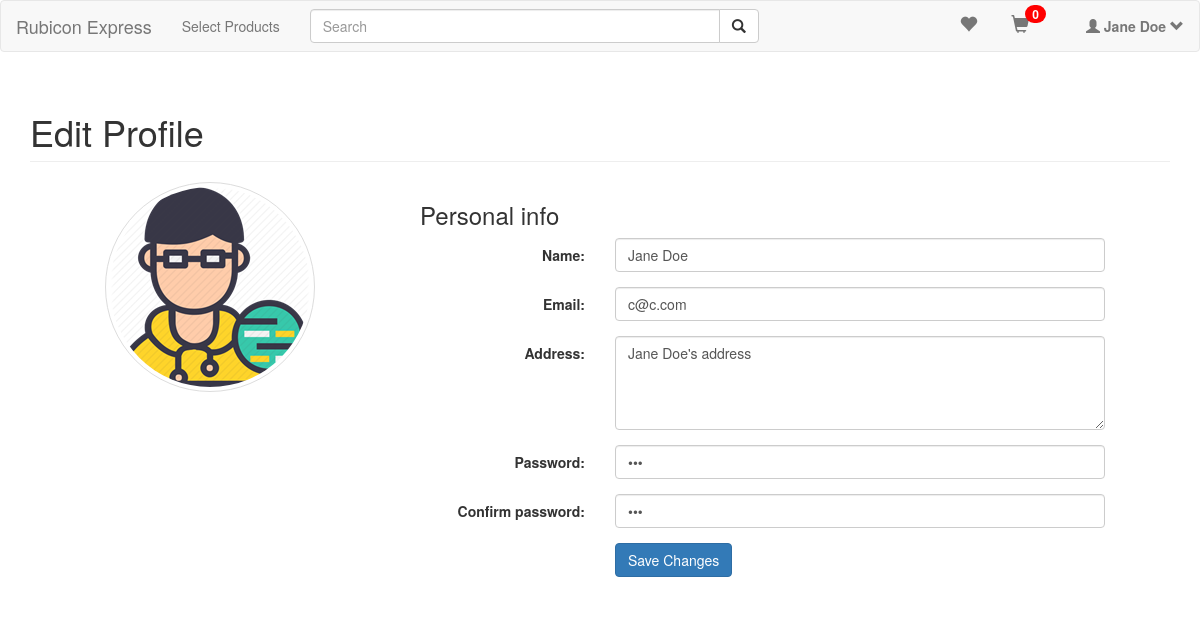
The page /profile.php (signed in) on the database its author committed.
### tables this page shows
CREATE TABLE `customer` (
  `cu_id` int(11) NOT NULL,
  `email` varchar(50) DEFAULT NULL,
  `password` varchar(50) NOT NULL,
  `name` varchar(50) NOT NULL,
  `address` text NOT NULL
);

### profile.php (the view, shortened to what this page needs)
<!doctype html>
<html>
<head>
    <?php require_once('menu.php');
    $cu_id = $_SESSION["cu_id"];
    $query = "SELECT * FROM customer where cu_id = $cu_id";
    $result = mysqli_query($connect, $query);
    $row = mysqli_fetch_array($result); ?>
</head>
<body>
<div class="container">
    <h1 class="page-header">Edit Profile</h1>
    <div class="row">
        <div class="col-md-4 col-sm-6 col-xs-12">
            <div class="text-center">
                <img src="images/programmer.png" class="avatar img-circle img-thumbnail" alt="avatar">
            </div>
        </div>
        <div class="col-md-8 col-sm-6 col-xs-12 personal-info">
            <h3>Personal info</h3>
            <form id="profileForm" method="post" class="form-horizontal">
                <div class="form-group">
                    <label class="col-lg-3 control-label">Name:</label>
                    <div class="col-lg-8">
                        <input name="name" class="form-control" value="<?= $row['name'] ?>" required>
                    </div>
                </div>
                <div class="form-group">
                    <label class="col-lg-3 control-label">Email:</label>
                    <div class="col-lg-8">
                        <input name="email" class="form-control" value="<?= $row['email'] ?>" type="email" required>
                    </div>
                </div>
                <div class="form-group">
                    <label class="col-lg-3 control-label">Address:</label>
                    <div class="col-lg-8"><textarea name="address" class="form-control"
                                                    rows="4"><?= $row['address'] ?></textarea></div>
                </div>
                <div class="form-group">
                    <label class="col-md-3 control-label">Password:</label>
                    <div class="col-md-8">
                        <input name="password" class="form-control" value="<?= $row['password'] ?>" type="password"
                               required>
                    </div>
                </div>
                <div class="form-group">
                    <label class="col-md-3 control-label">Confirm password:</label>
                    <div class="col-md-8">
                        <input class="form-control" value="<?= $row['password'] ?>" type="password" required>
                    </div>
                </div>
                <div class="form-group">
                    <label class="col-md-3 control-label"></label>
                    <div class="col-md-8">
                        <input name="save" class="btn btn-primary" value="Save Changes" type="submit">
                    </div>
                </div>
            </form>
        </div>
    </div>
</div>
</body>
</html>

### rows shown on the page
customer: name "Jane Doe", email "c@c.com", address "Jane Doe's address"

### other values the page prints
$items_count "0"
$_SESSION['name'] "Jane Doe"
